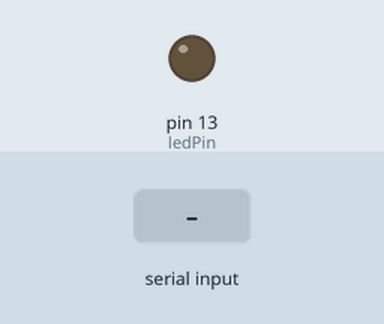
Simulated run of this sketch. Board: Arduino Uno, built with avr-gcc and run on an emulated ATmega328P. Shown: output pins drawn as LEDs (lit = HIGH). Inputs (shaded band) come from the test bench.

Above: at 1.2 s.
1.3 s: "1" received over Serial
At 2.2 s:
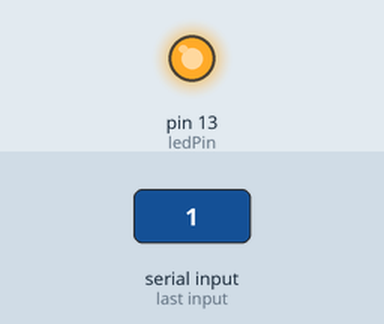
2.8 s: "0" received over Serial
At 3.3 s:
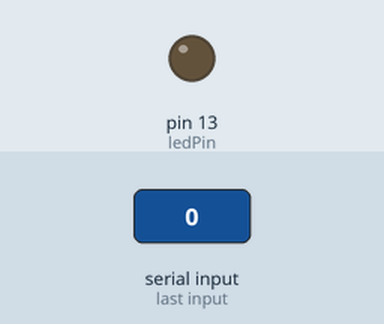
Timing chart, 0 to 5.8 s (numbered marks = the images above; inputs shaded):
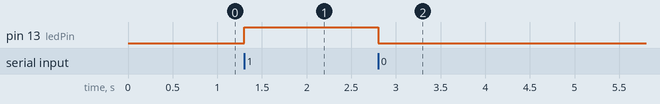

The sketch:

SerialConnection.ino
```cpp
char val; // Data received from the serial port
int ledPin = 13; // Set the pin to digital I/O 13


void setup()
{
  pinMode(ledPin, OUTPUT); // Set pin as OUTPUT
  //initialize serial communications at a 9600 baud rate
  Serial.begin(9600);

}


void loop()
{
  if (Serial.available() > 0) { // If data is available to read,
    val = Serial.read(); // read it and store it in val


    if (val == '0')
    {
      digitalWrite(ledPin, LOW);

    }

    else if (val == '1')
    {

       digitalWrite(ledPin, HIGH);
    }


    delay(100);
  }
}
```

Measured:
- after the input at 1.3 s, pin 13 (ledPin): LOW → HIGH at once
- after the input at 2.8 s, pin 13 (ledPin): HIGH → LOW at once
